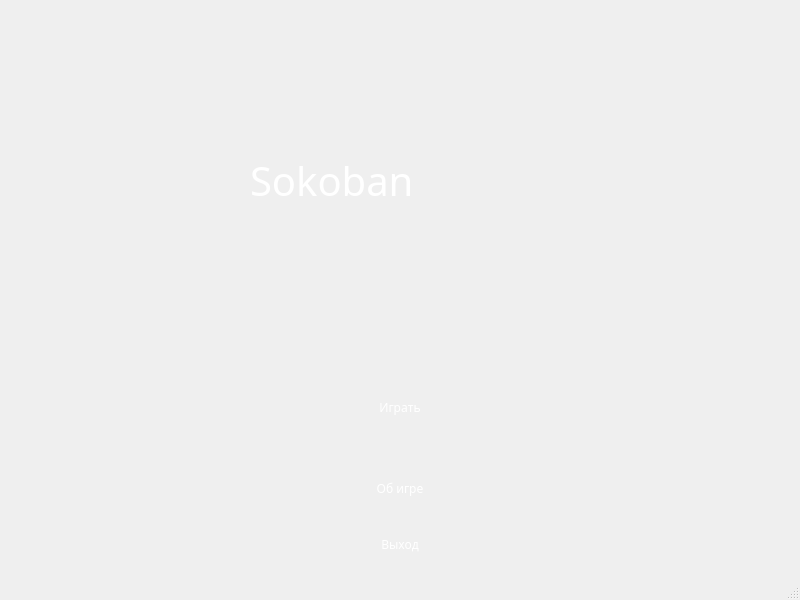
<?xml version="1.0" encoding="UTF-8"?>
<ui version="4.0">
 <class>MainWindow</class>
 <widget class="QMainWindow" name="MainWindow">
  <property name="geometry">
   <rect>
    <x>0</x>
    <y>0</y>
    <width>800</width>
    <height>600</height>
   </rect>
  </property>
  <property name="font">
   <font>
    <family>b Break Password</family>
   </font>
  </property>
  <property name="windowTitle">
   <string>MainWindow</string>
  </property>
  <property name="styleSheet">
   <string notr="true">background-image: url(:/373737.png);</string>
  </property>
  <widget class="QWidget" name="centralwidget">
   <layout class="QGridLayout" name="gridLayout">
    <item row="0" column="0">
     <layout class="QGridLayout" name="gridLayout_3">
      <item row="3" column="0">
       <widget class="QPushButton" name="pushButton">
        <property name="minimumSize">
         <size>
          <width>0</width>
          <height>50</height>
         </size>
        </property>
        <property name="styleSheet">
         <string notr="true">border-image: url(:/9545d9.png);
font: 10pt &quot;Woodstick&quot;;
color: rgb(255, 255, 255);
border-radius: 20px;</string>
        </property>
        <property name="text">
         <string>Выход</string>
        </property>
       </widget>
      </item>
      <item row="2" column="0">
       <widget class="QPushButton" name="pushButton_3">
        <property name="minimumSize">
         <size>
          <width>0</width>
          <height>50</height>
         </size>
        </property>
        <property name="styleSheet">
         <string notr="true">background-image: url(:/9545d9.png);
font: 10pt &quot;Woodstick&quot;;
color: rgb(255, 255, 255);
border-radius: 20px;</string>
        </property>
        <property name="text">
         <string>Об игре</string>
        </property>
       </widget>
      </item>
      <item row="0" column="0">
       <widget class="QLabel" name="label">
        <property name="font">
         <font>
          <family>Woodstick</family>
          <pointsize>30</pointsize>
         </font>
        </property>
        <property name="styleSheet">
         <string notr="true">color: rgb(255, 255, 255);</string>
        </property>
        <property name="text">
         <string>Sokoban</string>
        </property>
        <property name="textFormat">
         <enum>Qt::AutoText</enum>
        </property>
       </widget>
      </item>
      <item row="1" column="0">
       <widget class="QPushButton" name="pushButton_2">
        <property name="enabled">
         <bool>true</bool>
        </property>
        <property name="sizePolicy">
         <sizepolicy hsizetype="Maximum" vsizetype="Fixed">
          <horstretch>0</horstretch>
          <verstretch>0</verstretch>
         </sizepolicy>
        </property>
        <property name="minimumSize">
         <size>
          <width>300</width>
          <height>100</height>
         </size>
        </property>
        <property name="styleSheet">
         <string notr="true">background-image: url(:/9545d9.png);
font: 20pt &quot;Woodstick&quot;;
color: rgb(255, 255, 255);
border-radius: 30px;

</string>
        </property>
        <property name="text">
         <string>Играть</string>
        </property>
       </widget>
      </item>
     </layout>
    </item>
   </layout>
  </widget>
  <widget class="QMenuBar" name="menubar">
   <property name="geometry">
    <rect>
     <x>0</x>
     <y>0</y>
     <width>800</width>
     <height>26</height>
    </rect>
   </property>
  </widget>
  <widget class="QStatusBar" name="statusbar"/>
 </widget>
 <resources/>
 <connections/>
</ui>
